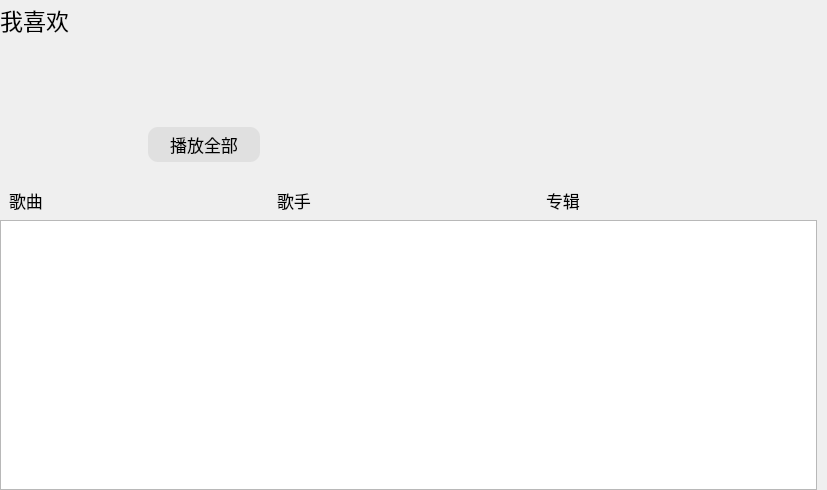
<?xml version="1.0" encoding="UTF-8"?>
<ui version="4.0">
 <class>Common</class>
 <widget class="QWidget" name="Common">
  <property name="geometry">
   <rect>
    <x>0</x>
    <y>0</y>
    <width>820</width>
    <height>490</height>
   </rect>
  </property>
  <property name="windowTitle">
   <string>Form</string>
  </property>
  <layout class="QVBoxLayout" name="verticalLayout">
   <property name="spacing">
    <number>0</number>
   </property>
   <property name="leftMargin">
    <number>0</number>
   </property>
   <property name="topMargin">
    <number>0</number>
   </property>
   <property name="rightMargin">
    <number>10</number>
   </property>
   <property name="bottomMargin">
    <number>0</number>
   </property>
   <item>
    <widget class="QLabel" name="title">
     <property name="minimumSize">
      <size>
       <width>0</width>
       <height>40</height>
      </size>
     </property>
     <property name="maximumSize">
      <size>
       <width>16777215</width>
       <height>40</height>
      </size>
     </property>
     <property name="font">
      <font>
       <family>黑体</family>
       <pointsize>17</pointsize>
      </font>
     </property>
     <property name="text">
      <string>我喜欢</string>
     </property>
    </widget>
   </item>
   <item>
    <widget class="QWidget" name="head" native="true">
     <property name="minimumSize">
      <size>
       <width>0</width>
       <height>140</height>
      </size>
     </property>
     <property name="maximumSize">
      <size>
       <width>16777215</width>
       <height>140</height>
      </size>
     </property>
     <layout class="QHBoxLayout" name="horizontalLayout">
      <property name="spacing">
       <number>0</number>
      </property>
      <property name="leftMargin">
       <number>9</number>
      </property>
      <property name="topMargin">
       <number>9</number>
      </property>
      <property name="rightMargin">
       <number>9</number>
      </property>
      <property name="bottomMargin">
       <number>9</number>
      </property>
      <item>
       <widget class="QLabel" name="frontCover">
        <property name="minimumSize">
         <size>
          <width>130</width>
          <height>0</height>
         </size>
        </property>
        <property name="maximumSize">
         <size>
          <width>130</width>
          <height>16777215</height>
         </size>
        </property>
        <property name="text">
         <string/>
        </property>
       </widget>
      </item>
      <item>
       <widget class="QWidget" name="widget" native="true">
        <property name="minimumSize">
         <size>
          <width>130</width>
          <height>0</height>
         </size>
        </property>
        <property name="maximumSize">
         <size>
          <width>130</width>
          <height>16777215</height>
         </size>
        </property>
        <layout class="QVBoxLayout" name="verticalLayout_2">
         <item>
          <spacer name="verticalSpacer">
           <property name="orientation">
            <enum>Qt::Vertical</enum>
           </property>
           <property name="sizeHint" stdset="0">
            <size>
             <width>20</width>
             <height>60</height>
            </size>
           </property>
          </spacer>
         </item>
         <item>
          <widget class="QPushButton" name="playAllBtn">
           <property name="minimumSize">
            <size>
             <width>0</width>
             <height>35</height>
            </size>
           </property>
           <property name="maximumSize">
            <size>
             <width>16777215</width>
             <height>35</height>
            </size>
           </property>
           <property name="font">
            <font>
             <family>黑体</family>
             <pointsize>13</pointsize>
            </font>
           </property>
           <property name="styleSheet">
            <string notr="true">#playAllBtn
{
	border: none;
	border-radius: 10px;
	background-color: rgb(224, 224, 224);
}

#playAllBtn:hover
{
	background-color: rgba(101,208,109,0.2);
}</string>
           </property>
           <property name="text">
            <string>播放全部</string>
           </property>
          </widget>
         </item>
        </layout>
       </widget>
      </item>
      <item>
       <spacer name="horizontalSpacer">
        <property name="orientation">
         <enum>Qt::Vertical</enum>
        </property>
        <property name="sizeHint" stdset="0">
         <size>
          <width>539</width>
          <height>20</height>
         </size>
        </property>
       </spacer>
      </item>
     </layout>
    </widget>
   </item>
   <item>
    <widget class="QWidget" name="info" native="true">
     <property name="minimumSize">
      <size>
       <width>0</width>
       <height>40</height>
      </size>
     </property>
     <property name="maximumSize">
      <size>
       <width>16777215</width>
       <height>40</height>
      </size>
     </property>
     <layout class="QHBoxLayout" name="horizontalLayout_2">
      <item>
       <widget class="QLabel" name="name">
        <property name="font">
         <font>
          <family>黑体</family>
          <pointsize>13</pointsize>
         </font>
        </property>
        <property name="text">
         <string>歌曲</string>
        </property>
       </widget>
      </item>
      <item>
       <widget class="QLabel" name="singer">
        <property name="font">
         <font>
          <family>黑体</family>
          <pointsize>13</pointsize>
         </font>
        </property>
        <property name="text">
         <string>歌手</string>
        </property>
       </widget>
      </item>
      <item>
       <widget class="QLabel" name="albumName">
        <property name="font">
         <font>
          <family>黑体</family>
          <pointsize>13</pointsize>
         </font>
        </property>
        <property name="text">
         <string>专辑</string>
        </property>
       </widget>
      </item>
     </layout>
    </widget>
   </item>
   <item>
    <widget class="QListWidget" name="body">
     <property name="styleSheet">
      <string notr="true">QScrollBar:vertical 
{
    border: none;
    width: 10px;
}

/*设置中间的滑块的样式*/
QScrollBar::handle:vertical 
{
    background-color: rgba(101,208,109,0.2);
    border-radius: 20px;
	min-height: 10px;
}

/*设置上下两端的按钮的样式*/
QScrollBar::add-line:vertical, QScrollBar::sub-line:vertical 
{
    border: none;
	background: none;
}

#body::item:hover 
{
	background-color: rgba(101,208,109,0.2);
}

#body::item:selected 
{
	background-color: rgb(150,220,156);
}</string>
     </property>
    </widget>
   </item>
  </layout>
 </widget>
 <resources/>
 <connections/>
</ui>
